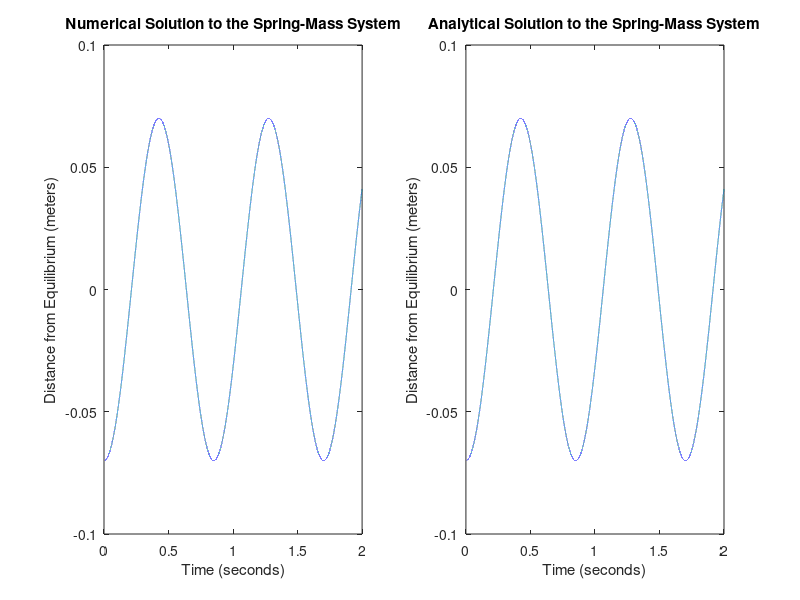
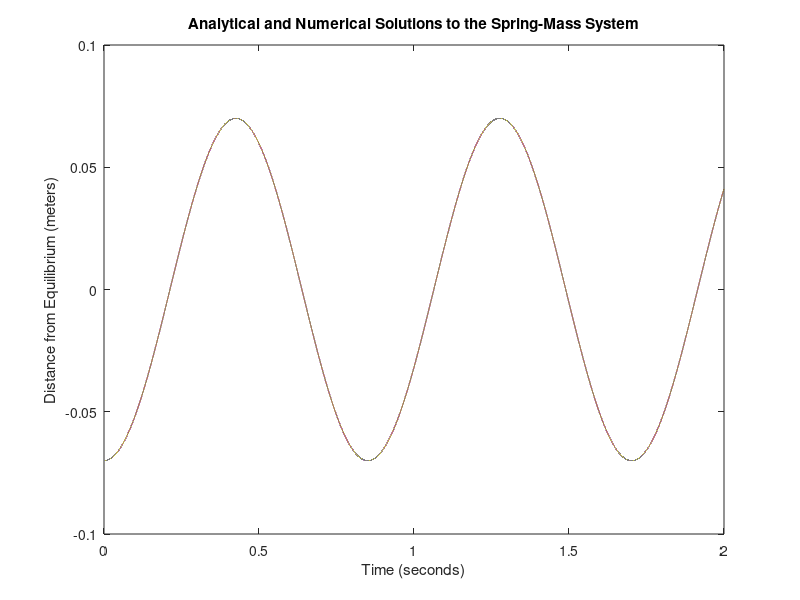
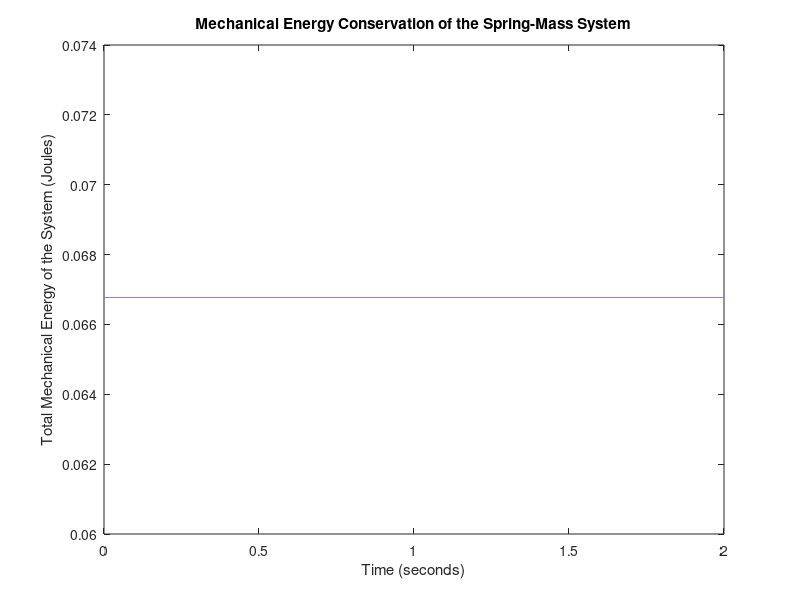

Reproduce these figures in MATLAB, in order.
%Spring Mass Simulation
clear; clc; clf; close all;
g = 9.81;
m = 1/2;
x = 9/50;
k = (m*g)/x;
tmin=0;
tmax=2;
n=100000;
t= linspace(tmin,tmax,n);
t=t';
h= t(2)-t(1);
aprime = @(t,a,b) b;
bprime = @(t,a,b) -(k/m).*a;
a(1) = -.07;
b(1) = 0;
energy(1) = .5*m*b(1).^2+.5*k*a(1).^2;
tic
for i=1:1:length(t)-1
   %k1 at start
   k1a =  aprime(t(i),a(i),b(i));
   k1b =  bprime(t(i),a(i),b(i));
   %k2 at a half step
   k2a = aprime(t(i)+h/2,a(i) + (h/2)*k1a, b(i)+(h/2)*k1b);
   k2b = bprime(t(i)+h/2,a(i) + (h/2)*k1a, b(i)+(h/2)*k1b);
   %k3 at a half step
   k3a = aprime(t(i)+h/2,a(i) + (h/2)*k2a, b(i)+(h/2)*k2b);
   k3b = bprime(t(i)+h/2,a(i) + (h/2)*k2a, b(i)+(h/2)*k2b);
   %k4 at a full step
   k4a = aprime(t(i)+h,a(i)+h*k3a,b(i)+h*k3b);
   k4b = bprime(t(i)+h,a(i)+h*k3a,b(i)+h*k3b);
   
   a(i+1) = a(i)+(h/6)*(k1a+2*k2a+2*k3a+k4a);
   b(i+1) = b(i)+(h/6)*(k1b+2*k2b+2*k3b+k4b);
   
   energy(i+1)=(1/2)*m*b(i+1).^2+.5*k*a(i+1).^2;
    
    
    
    
    
end
toc
sol = @(t) -.07.*cos(sqrt(k/m).*t);
subplot(1,2,1)
plot(t,a)
xlabel('Time (seconds)')
ylabel('Distance from Equilibrium (meters)')
title('Numerical Solution to the Spring-Mass System')
subplot(1,2,2)
plot(t,sol(t))
xlabel('Time (seconds)')
ylabel('Distance from Equilibrium (meters)')
title('Analytical Solution to the Spring-Mass System')
figure
plot(t,a)
xlabel('Time (seconds)')
ylabel('Distance from Equilibrium (meters)')
title('Analytical and Numerical Solutions to the Spring-Mass System')
hold on
plot(t,sol(t))
a=a';
figure
plot(t,energy)
xlabel('Time (seconds)')
ylabel('Total Mechanical Energy of the System (Joules)')
title('Mechanical Energy Conservation of the Spring-Mass System')
error=norm(sol(t)-a)






